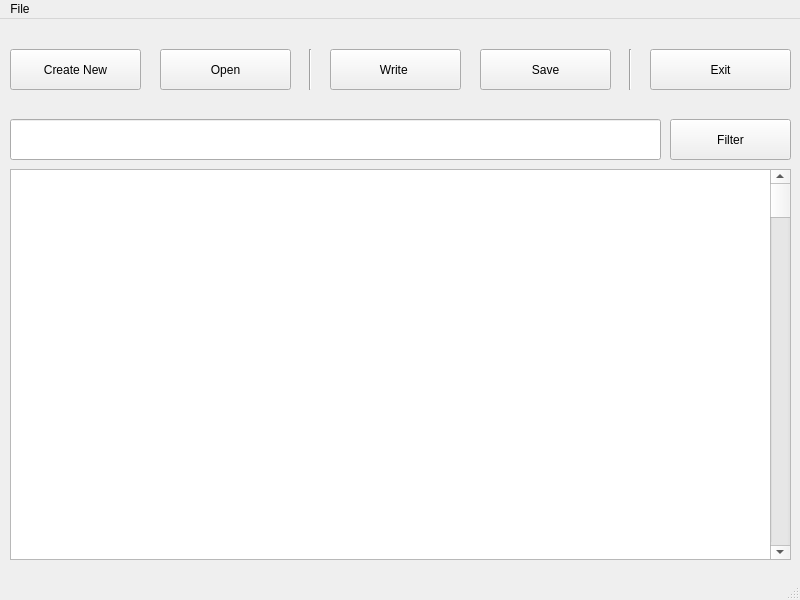
<?xml version="1.0" encoding="UTF-8"?>
<ui version="4.0">
 <class>MainWindow</class>
 <widget class="QMainWindow" name="MainWindow">
  <property name="geometry">
   <rect>
    <x>0</x>
    <y>0</y>
    <width>800</width>
    <height>600</height>
   </rect>
  </property>
  <property name="minimumSize">
   <size>
    <width>800</width>
    <height>600</height>
   </size>
  </property>
  <property name="maximumSize">
   <size>
    <width>800</width>
    <height>600</height>
   </size>
  </property>
  <property name="windowTitle">
   <string>MainWindow</string>
  </property>
  <widget class="QWidget" name="centralwidget">
   <widget class="QPushButton" name="pushButton">
    <property name="geometry">
     <rect>
      <x>10</x>
      <y>30</y>
      <width>131</width>
      <height>41</height>
     </rect>
    </property>
    <property name="text">
     <string>Create New</string>
    </property>
   </widget>
   <widget class="QPushButton" name="pushButton_2">
    <property name="geometry">
     <rect>
      <x>160</x>
      <y>30</y>
      <width>131</width>
      <height>41</height>
     </rect>
    </property>
    <property name="text">
     <string>Open</string>
    </property>
   </widget>
   <widget class="QPushButton" name="pushButton_3">
    <property name="geometry">
     <rect>
      <x>330</x>
      <y>30</y>
      <width>131</width>
      <height>41</height>
     </rect>
    </property>
    <property name="text">
     <string>Write </string>
    </property>
   </widget>
   <widget class="QPushButton" name="pushButton_4">
    <property name="geometry">
     <rect>
      <x>480</x>
      <y>30</y>
      <width>131</width>
      <height>41</height>
     </rect>
    </property>
    <property name="text">
     <string>Save</string>
    </property>
   </widget>
   <widget class="QTableWidget" name="tableWidget">
    <property name="geometry">
     <rect>
      <x>10</x>
      <y>150</y>
      <width>781</width>
      <height>391</height>
     </rect>
    </property>
   </widget>
   <widget class="QScrollBar" name="verticalScrollBar">
    <property name="geometry">
     <rect>
      <x>770</x>
      <y>151</y>
      <width>20</width>
      <height>389</height>
     </rect>
    </property>
    <property name="orientation">
     <enum>Qt::Vertical</enum>
    </property>
   </widget>
   <widget class="QLineEdit" name="lineEdit">
    <property name="geometry">
     <rect>
      <x>10</x>
      <y>100</y>
      <width>651</width>
      <height>41</height>
     </rect>
    </property>
   </widget>
   <widget class="QPushButton" name="pushButton_5">
    <property name="geometry">
     <rect>
      <x>670</x>
      <y>100</y>
      <width>121</width>
      <height>41</height>
     </rect>
    </property>
    <property name="text">
     <string>Filter</string>
    </property>
   </widget>
   <widget class="Line" name="line">
    <property name="geometry">
     <rect>
      <x>300</x>
      <y>30</y>
      <width>20</width>
      <height>41</height>
     </rect>
    </property>
    <property name="orientation">
     <enum>Qt::Vertical</enum>
    </property>
   </widget>
   <widget class="Line" name="line_2">
    <property name="geometry">
     <rect>
      <x>620</x>
      <y>30</y>
      <width>20</width>
      <height>41</height>
     </rect>
    </property>
    <property name="orientation">
     <enum>Qt::Vertical</enum>
    </property>
   </widget>
   <widget class="QPushButton" name="pushButton_6">
    <property name="geometry">
     <rect>
      <x>650</x>
      <y>30</y>
      <width>141</width>
      <height>41</height>
     </rect>
    </property>
    <property name="text">
     <string>Exit</string>
    </property>
   </widget>
  </widget>
  <widget class="QMenuBar" name="menubar">
   <property name="geometry">
    <rect>
     <x>0</x>
     <y>0</y>
     <width>800</width>
     <height>21</height>
    </rect>
   </property>
   <widget class="QMenu" name="menuTest">
    <property name="title">
     <string>File</string>
    </property>
    <addaction name="actionImport"/>
    <addaction name="actionImport_db"/>
    <addaction name="separator"/>
    <addaction name="actionQuit"/>
    <addaction name="actionQuit_2"/>
   </widget>
   <addaction name="menuTest"/>
  </widget>
  <widget class="QStatusBar" name="statusbar"/>
  <action name="actionImport">
   <property name="text">
    <string>Import .csv</string>
   </property>
  </action>
  <action name="actionImport_db">
   <property name="text">
    <string>Import .db</string>
   </property>
  </action>
  <action name="actionQuit">
   <property name="text">
    <string>Save</string>
   </property>
  </action>
  <action name="actionQuit_2">
   <property name="text">
    <string>Quit</string>
   </property>
  </action>
 </widget>
 <resources/>
 <connections/>
</ui>
